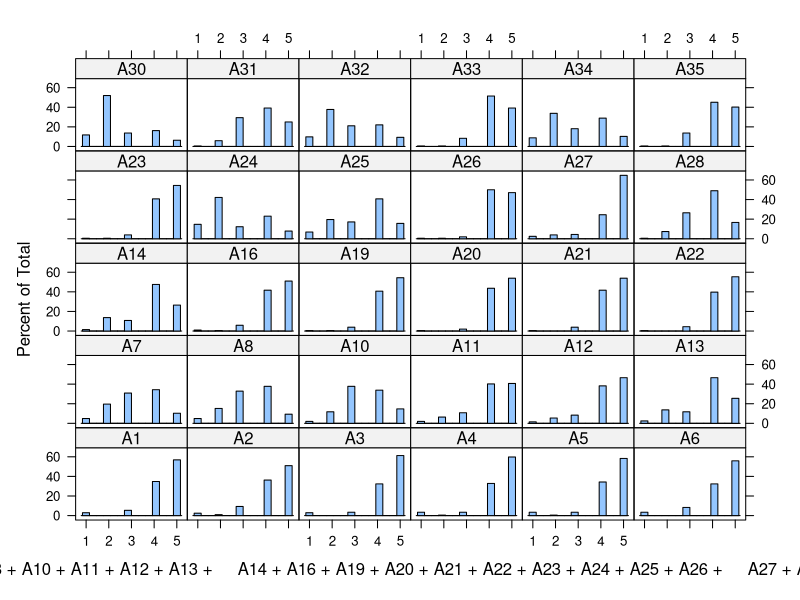
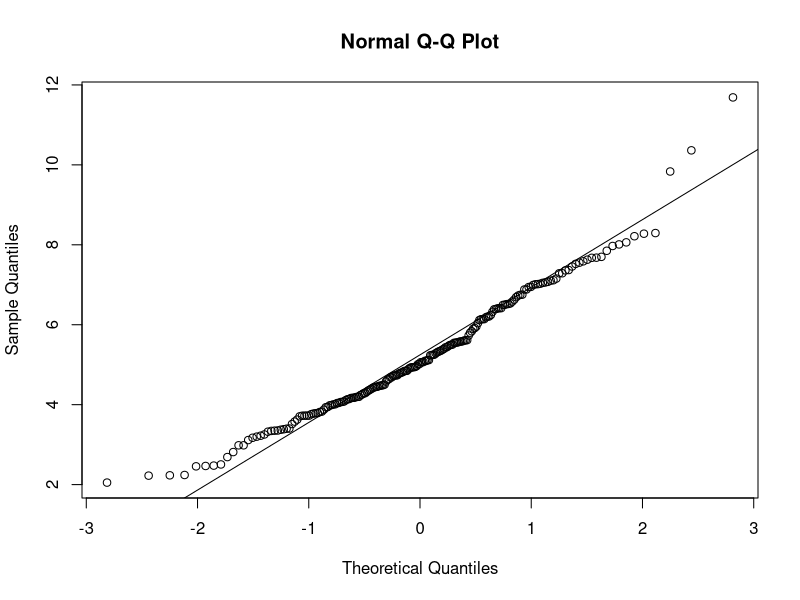
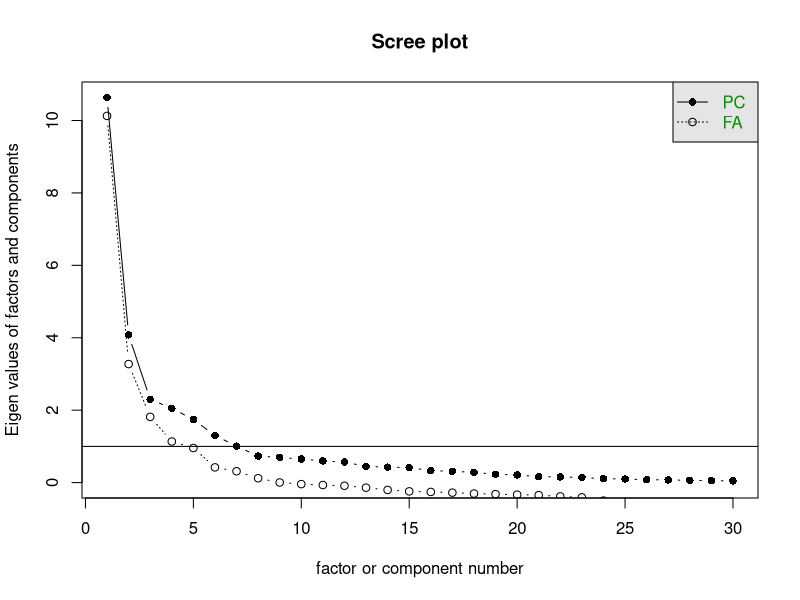
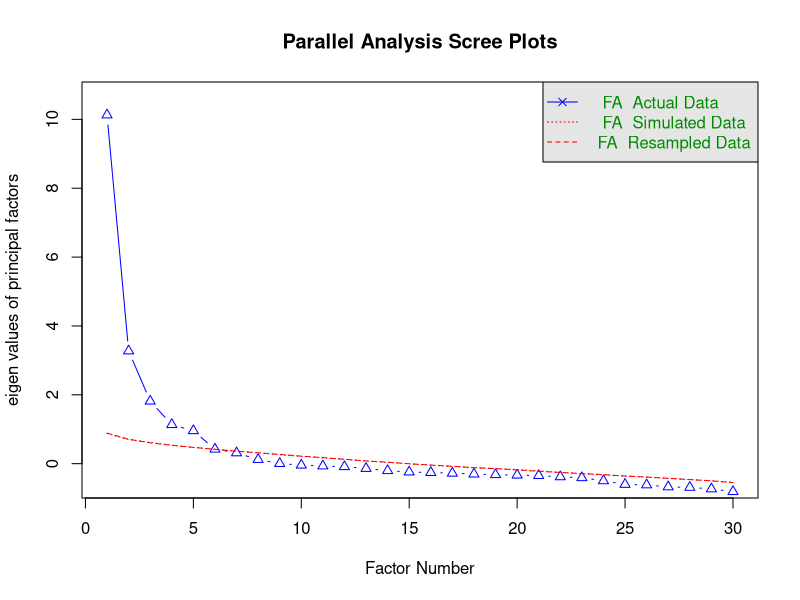
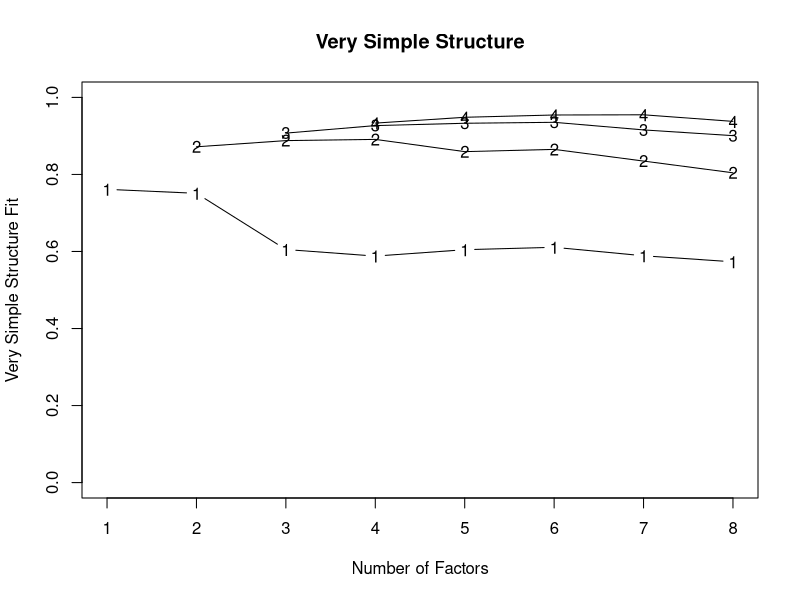

The R source for these figures, in order:
## ---- chunk 1
library(foreign)  # for importing SPSS data
library(psych)  # for psychometrics
library(lattice)  # easy to plot multivariate plots
library(readxl)
library(dplyr)
## ---- chunk 2
data1= read_xlsx("EFA_Attitude_V2.xlsx")
## ---- chunk 3
names(data1)
## ---- chunk 4
head(data1)
## ---- chunk 5
# Define mapping functions
likert_map <- function(x) {
  recode <- c(
    "Sangat tidak setuju" = 1,
    "Tidak setuju"        = 2,
    "Tidak pasti"         = 3,
    "Setuju"              = 4,
    "Sangat setuju"       = 5
  )
  recode[match(tolower(x), tolower(names(recode)))]
}

likert_reverse <- function(x) {
  recode <- c(
    "Sangat tidak setuju" = 5,
    "Tidak setuju"        = 4,
    "Tidak pasti"         = 3,
    "Setuju"              = 2,
    "Sangat setuju"       = 1
  )
  recode[match(tolower(x), tolower(names(recode)))]
}

# List of reverse-coded items
reverse_items <- c("A7","A8","A10","A11","A12","A13","A14",
                   "A24","A25","A27","A30","A32","A34")

# Apply transformation from data1 -> data2
data2 <- data1

for (col in names(data2)) {
  if (col %in% reverse_items) {
    data2[[col]] <- likert_reverse(data2[[col]])
  } else {
    data2[[col]] <- likert_map(data2[[col]])
  }
}

# Convert all to numeric
data2 <- as.data.frame(lapply(data2, as.numeric))

## ---- chunk 6
head(data2)
## ---- chunk 7
str(data2)
## ---- chunk 8
describe(data2)
## ---- chunk 9
response.frequencies(data2)
## ---- chunk 10
cat(names(data2), sep = " + ")
## ---- chunk 11
histogram(~ A1 + A2 + A3 + A4 + A5 + A6 + A7 + A8 + A10 + A11 + A12 + A13 + A14 + A16 + A19 + A20 + A21 + A22 + A23 + A24 + A25 + A26 + A27 + A28 + A30 + A31 + A32 + A33 + A34 + A35,
          data = data2)
## ---- chunk 12
mapply(shapiro.test, data2)
## ---- chunk 13
mardia(data2)
## ---- chunk 14
KMO(data2)
## ---- chunk 15
cortest.bartlett(data2)
## ---- chunk 16
scree = scree(data2)
print(scree)
## ---- chunk 17
parallel = fa.parallel(data2, fm = "pa", fa = "fa")
## ---- chunk 18
vss(data2)
## ---- chunk 19
fa = fa(data2, nfactors = 4, fm = "pa", rotate = "oblimin")
print(fa, cut = .5, digits = 3)  # cut = .3 to view only FLs > 0.3
## ---- chunk 20
fa = fa(data2, nfactors = 4, fm = "pa", rotate = "oblimin")
print(fa, cut = .4, digits = 3)  # cut = .4 to view only FLs > 0.4
## ---- chunk 21
fa1 = fa(subset(data2, select = -A27), nfactors = 4, fm = "pa", rotate = "oblimin")
print(fa1, cut = .4, digits = 3)
## ---- chunk 22
fa2 = fa(subset(data2, select = -c(A27, A24)), nfactors = 4, fm = "pa", rotate = "oblimin")
print(fa2, cut = .4, digits = 3)
## ---- chunk 23
fa3 = fa(subset(data2, select = -c(A27, A24, A25)), nfactors = 4, fm = "pa", rotate = "oblimin")
print(fa3, cut = .4, digits = 3)

## ---- chunk 24
fa4 = fa(subset(data2, select = -c(A27, A24, A25, A28)), nfactors = 4, fm = "pa", rotate = "oblimin")
print(fa4, cut = .5, digits = 3)
## ---- chunk 25
fa5 = fa(subset(data2, select = -c(A27, A24, A25, A28, A30)), nfactors = 4, fm = "pa", rotate = "oblimin")
print(fa5, cut = .4, digits = 3)
## ---- chunk 26
fa6 = fa(subset(data2, select = -c(A27, A24, A25, A28, A30, A34)), nfactors = 4, fm = "pa", rotate = "oblimin")
print(fa6, cut = .4, digits = 3)
## ---- chunk 27
fa7 = fa(subset(data2, select = -c(A27, A24, A25, A28, A30, A34, A32)), nfactors = 4, fm = "pa", rotate = "oblimin")
print(fa7, cut = .4, digits = 3)
## ---- chunk 28
fa8 = fa(subset(data2, select = -c(A27, A24, A25, A28, A30, A34, A32, A31)), nfactors = 4, fm = "pa", rotate = "oblimin")
print(fa8, cut = .4, digits = 3)
## ---- chunk 29
PA1 = c("A1","A2","A3","A4","A5","A6")
PA2 = c("A7","A8","A10")
PA3 = c("A11","A12","A13","A14")
PA4 = c("A16","A19","A20","A21","A22","A23","A26","A33","A35")
## ---- chunk 30
alpha.pa1 = psych::alpha(data2[PA1])
print(alpha.pa1, digits = 3)
## ---- chunk 31
alpha.pa2 = psych::alpha(data2[PA2])
print(alpha.pa2, digits = 3)
## ---- chunk 32
alpha.pa3 = psych::alpha(data2[PA3])
print(alpha.pa3, digits = 3)
## ---- chunk 33
alpha.pa4 = psych::alpha(data2[PA4])
print(alpha.pa4, digits = 3)
